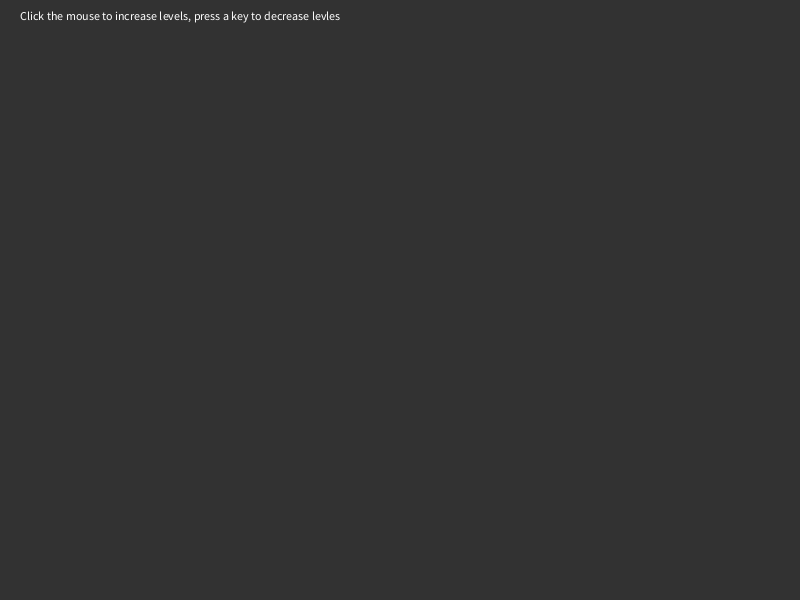
Frame 1 (no input)
Frame 60 (the mouse pressed at the canvas centre just before this capture): identical to frame 1, image omitted
Frame 120 (the mouse held since frame 60 and released just before this capture): identical to frame 1, image omitted

The Processing sketch that drew this single still picture (run headless with seeded random() and noise(); from frame 60 on, the mouse is pressed at the canvas centre):

// Processing sketch: Section2
// ── Section2.pde
int levels;
color bg,fg;

void setup() {
  size(800, 600);
  levels = 1;
}

/*Create Sierpiski's Gasket (google an image of this)
  The outer triangle are the vertices: (v1x, v1y), (v2x,v2y), (v3x, v3y)
  levels:
  0 = regular triangle
  1 = triforce (looks like 3 triangles)
  2 = each of the 3 triangles will be cut into 3 triangles.
  etc.
*/
void gasket(int levels, float v1x, float v1y, float v2x, float v2y, float v3x, float v3y) {
    
}

void draw() { 
  background(50);  
  
  fill(255);
  text("Click the mouse to increase levels, press a key to decrease levles",20,20);

  gasket(levels,0, height-10, width, height-10, width/2, 10);

 //koch(levels,width-10, height/2,10, height/3 ); 
 //other fractal you can do! This requires a bit more math, or you can look up the coordinates.
}

void mouseClicked(){ 
 levels ++;  
}

void keyPressed(){
 levels --; 
}
